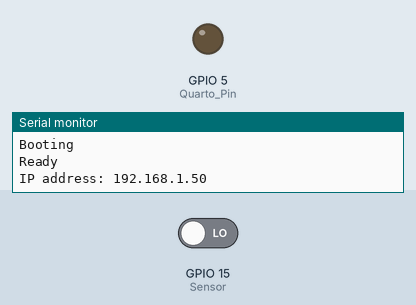
Bench run of a program on a simulated ESP8266 (NodeMCU). Parts: output pins drawn as LEDs (lit = HIGH), the last lines printed to the serial monitor. The test bench sets the inputs (shaded band); at power-on: GPIO 15 (Sensor) LOW. WiFi joins after 1.5 s; servers stay silent unless stated.

Above: at 2.7 s.
2.8 s: GPIO 15 (Sensor) driven HIGH
At 5.6 s:
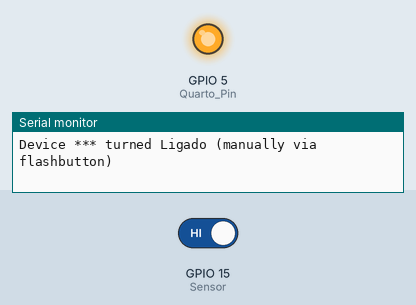
5.8 s: GPIO 15 (Sensor) driven LOW
At 6.9 s:
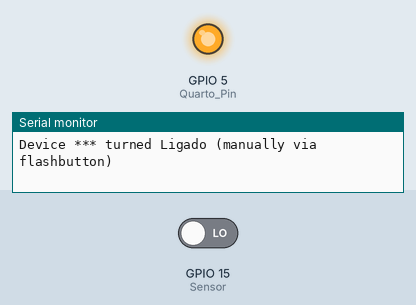
Timing chart, 0 to 8.8 s (numbered marks = the images above; inputs shaded):
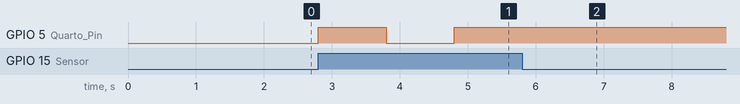

Measured:
- after the input at 2.8 s, GPIO 5 (Quarto_Pin): LOW → HIGH at once, → LOW 1.0 s later, → HIGH 1.0 s later
- after the input at 5.8 s, GPIO 5 (Quarto_Pin): stops changing and stays HIGH

The program:

main.cpp
```cpp
#include <Arduino.h>
#include <ESP8266WiFi.h>
#include <ESP8266mDNS.h>
#include <WiFiUdp.h>
#include <ArduinoOTA.h>

#include "SinricPro.h"
#include "SinricProSwitch.h"

#ifndef WIFI_SSID
#define WIFI_SSID "***"
#define WIFI_PASS "***"
#endif

#define APP_KEY "***"      // O seu App Key é algo como "de0bxxxx-1x3x-4x3x-ax2x-5dabxxxxxxxx"
#define APP_SECRET "***"   // O seu App Secret é algo como "5f36xxxx-x3x7-4x3x-xexe-e86724a9xxxx-4c4axxxx-3x3x-x5xe-x9x3-333d65xxxxxx"

#define Quarto_ID "***"    // Algo como "5dc1564130xxxxxxxxxxxxxx"
#define Quarto_Pin 5  // O pino fisico onde está ligado
#define Sensor 15

#ifdef ENABLE_DEBUG
   #define DEBUG_ESP_PORT Serial
   #define NODEBUG_WEBSOCKETS
   #define NDEBUG
#endif

const char* ssid = WIFI_SSID;
const char* password = WIFI_PASS;

bool estatusLamp = false;
unsigned long lastSensorTouch = 0;

bool QuartoState(const String &deviceId, bool &state) {
  Serial.printf("O Quarto foi %s\r\n", state?"Ligado":"Desligado");
  estatusLamp = state;
  digitalWrite(Quarto_Pin, estatusLamp);
  return true; // request handled properly
}

void handleSensorTouch() {
  unsigned long actualMillis = millis(); // get actual millis() and keep it in variable actualMillis

  if (digitalRead(Sensor) == HIGH  && actualMillis - lastSensorTouch > 1000)  {
    if (estatusLamp) {     // flip estatusLamp: if it was true, set it to false, vice versa
      estatusLamp = false;
    } else {
      estatusLamp = true;
    }
    digitalWrite(Quarto_Pin, estatusLamp); // if estatusLamp indicates device turned on: turn on led (builtin led uses inverted logic: LOW = LED ON / HIGH = LED OFF)

    // get Switch device back
    SinricProSwitch& mySwitch = SinricPro[Quarto_ID];
    // send powerstate event
    mySwitch.sendPowerStateEvent(estatusLamp); // send the new powerState to SinricPro server
    Serial.printf("Device %s turned %s (manually via flashbutton)\r\n", mySwitch.getDeviceId().c_str(), estatusLamp?"Ligado":"Desligado");

    lastSensorTouch = actualMillis;  // update last button press variable
  }
}

void setupSinricPro() {
  // add devices and callbacks to SinricPro
  SinricProSwitch& mySwitch1 = SinricPro[Quarto_ID];
  mySwitch1.onPowerState(QuartoState);

  // setup SinricPro
  SinricPro.onConnected([](){ Serial.printf("Conectado a nuvem SinricPro\r\n"); });
  SinricPro.onDisconnected([](){ Serial.printf("Desconectado a nuvem SinricPro\r\n"); });
  SinricPro.begin(APP_KEY, APP_SECRET);
}

void setup() {
  // put your setup code here, to run once:
  pinMode(Quarto_Pin, OUTPUT);
  digitalWrite(Quarto_Pin, LOW);
  pinMode(Sensor, INPUT);


  Serial.begin(115200);
  Serial.println("Booting");

  WiFi.mode(WIFI_STA);
  WiFi.begin(ssid, password);
  while (WiFi.waitForConnectResult() != WL_CONNECTED) {
    Serial.println("Connection Failed! Rebooting...");
    delay(5000);
    ESP.restart();
  }

  // Port defaults to 8266
  // ArduinoOTA.setPort(8266);

  // Hostname defaults to esp8266-[ChipID]
  // ArduinoOTA.setHostname("myesp8266");

  // No authentication by default
  //ArduinoOTA.setPassword("admin");

  // Password can be set with it's md5 value as well
  // MD5(admin) = 21232f297a57a5a743894a0e4a801fc3
  // ArduinoOTA.setPasswordHash("21232f297a57a5a743894a0e4a801fc3");

  ArduinoOTA.onStart([]() {
    String type;
    if (ArduinoOTA.getCommand() == U_FLASH) {
      type = "sketch";
    } else {  // U_FS
      type = "filesystem";
    }

    // NOTE: if updating FS this would be the place to unmount FS using FS.end()
    Serial.println("Start updating " + type);
  });
  ArduinoOTA.onEnd([]() {
    Serial.println("\nEnd");
  });
  ArduinoOTA.onProgress([](unsigned int progress, unsigned int total) {
    Serial.printf("Progress: %u%%\r", (progress / (total / 100)));
  });
  ArduinoOTA.onError([](ota_error_t error) {
    Serial.printf("Error[%u]: ", error);
    if (error == OTA_AUTH_ERROR) {
      Serial.println("Auth Failed");
    } else if (error == OTA_BEGIN_ERROR) {
      Serial.println("Begin Failed");
    } else if (error == OTA_CONNECT_ERROR) {
      Serial.println("Connect Failed");
    } else if (error == OTA_RECEIVE_ERROR) {
      Serial.println("Receive Failed");
    } else if (error == OTA_END_ERROR) {
      Serial.println("End Failed");
    }
  });
  ArduinoOTA.begin();
  Serial.println("Ready");
  Serial.print("IP address: ");
  Serial.println(WiFi.localIP());

  setupSinricPro();
}

void loop() {
  // put your main code here, to run repeatedly:

  ArduinoOTA.handle();

  handleSensorTouch();
  SinricPro.handle();
}
```
